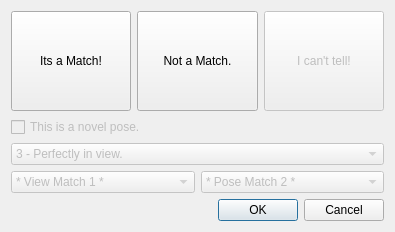
<?xml version="1.0" encoding="UTF-8"?>
<ui version="4.0">
 <class>Dialog</class>
 <widget class="QDialog" name="Dialog">
  <property name="geometry">
   <rect>
    <x>0</x>
    <y>0</y>
    <width>395</width>
    <height>228</height>
   </rect>
  </property>
  <property name="windowTitle">
   <string>Dialog</string>
  </property>
  <layout class="QVBoxLayout" name="verticalLayout_2">
   <item>
    <layout class="QVBoxLayout" name="verticalLayout">
     <item>
      <layout class="QHBoxLayout" name="horizontalLayout">
       <item>
        <widget class="QPushButton" name="pushButton">
         <property name="minimumSize">
          <size>
           <width>0</width>
           <height>100</height>
          </size>
         </property>
         <property name="text">
          <string>Its a Match!</string>
         </property>
        </widget>
       </item>
       <item>
        <widget class="QPushButton" name="pushButton_2">
         <property name="minimumSize">
          <size>
           <width>0</width>
           <height>100</height>
          </size>
         </property>
         <property name="text">
          <string>Not a Match.</string>
         </property>
        </widget>
       </item>
       <item>
        <widget class="QPushButton" name="pushButton_3">
         <property name="enabled">
          <bool>false</bool>
         </property>
         <property name="minimumSize">
          <size>
           <width>0</width>
           <height>100</height>
          </size>
         </property>
         <property name="text">
          <string>I can't tell!</string>
         </property>
        </widget>
       </item>
      </layout>
     </item>
    </layout>
   </item>
   <item>
    <widget class="QCheckBox" name="checkBox">
     <property name="enabled">
      <bool>false</bool>
     </property>
     <property name="text">
      <string>This is a novel pose.</string>
     </property>
    </widget>
   </item>
   <item>
    <widget class="QComboBox" name="comboBox">
     <property name="enabled">
      <bool>false</bool>
     </property>
     <item>
      <property name="text">
       <string>3 - Perfectly in view. </string>
      </property>
     </item>
     <item>
      <property name="text">
       <string>2 - Decent. I can make it out. </string>
      </property>
     </item>
     <item>
      <property name="text">
       <string>1 - Hard to see, but possible if I squint.</string>
      </property>
     </item>
     <item>
      <property name="text">
       <string>0 - Impossible to see anything. Garbage. </string>
      </property>
     </item>
    </widget>
   </item>
   <item>
    <layout class="QHBoxLayout" name="horizontalLayout_2">
     <item>
      <widget class="QComboBox" name="comboBox_2">
       <property name="enabled">
        <bool>false</bool>
       </property>
       <item>
        <property name="text">
         <string>* View Match 1 *</string>
        </property>
       </item>
       <item>
        <property name="text">
         <string>Left</string>
        </property>
       </item>
       <item>
        <property name="text">
         <string>Right</string>
        </property>
       </item>
       <item>
        <property name="text">
         <string>Top</string>
        </property>
       </item>
       <item>
        <property name="text">
         <string>Bottom</string>
        </property>
       </item>
       <item>
        <property name="text">
         <string>Front</string>
        </property>
       </item>
       <item>
        <property name="text">
         <string>Back</string>
        </property>
       </item>
      </widget>
     </item>
     <item>
      <widget class="QComboBox" name="comboBox_3">
       <property name="enabled">
        <bool>false</bool>
       </property>
       <item>
        <property name="text">
         <string>* Pose Match 2 *</string>
        </property>
       </item>
       <item>
        <property name="text">
         <string>Left</string>
        </property>
       </item>
       <item>
        <property name="text">
         <string>Right</string>
        </property>
       </item>
       <item>
        <property name="text">
         <string>Top</string>
        </property>
       </item>
       <item>
        <property name="text">
         <string>Bottom</string>
        </property>
       </item>
       <item>
        <property name="text">
         <string>Front</string>
        </property>
       </item>
       <item>
        <property name="text">
         <string>Back</string>
        </property>
       </item>
      </widget>
     </item>
    </layout>
   </item>
   <item>
    <widget class="QDialogButtonBox" name="buttonBox">
     <property name="orientation">
      <enum>Qt::Horizontal</enum>
     </property>
     <property name="standardButtons">
      <set>QDialogButtonBox::Cancel|QDialogButtonBox::Ok</set>
     </property>
    </widget>
   </item>
  </layout>
 </widget>
 <resources/>
 <connections>
  <connection>
   <sender>buttonBox</sender>
   <signal>accepted()</signal>
   <receiver>Dialog</receiver>
   <slot>accept()</slot>
   <hints>
    <hint type="sourcelabel">
     <x>248</x>
     <y>254</y>
    </hint>
    <hint type="destinationlabel">
     <x>157</x>
     <y>274</y>
    </hint>
   </hints>
  </connection>
  <connection>
   <sender>buttonBox</sender>
   <signal>rejected()</signal>
   <receiver>Dialog</receiver>
   <slot>reject()</slot>
   <hints>
    <hint type="sourcelabel">
     <x>316</x>
     <y>260</y>
    </hint>
    <hint type="destinationlabel">
     <x>286</x>
     <y>274</y>
    </hint>
   </hints>
  </connection>
 </connections>
</ui>
